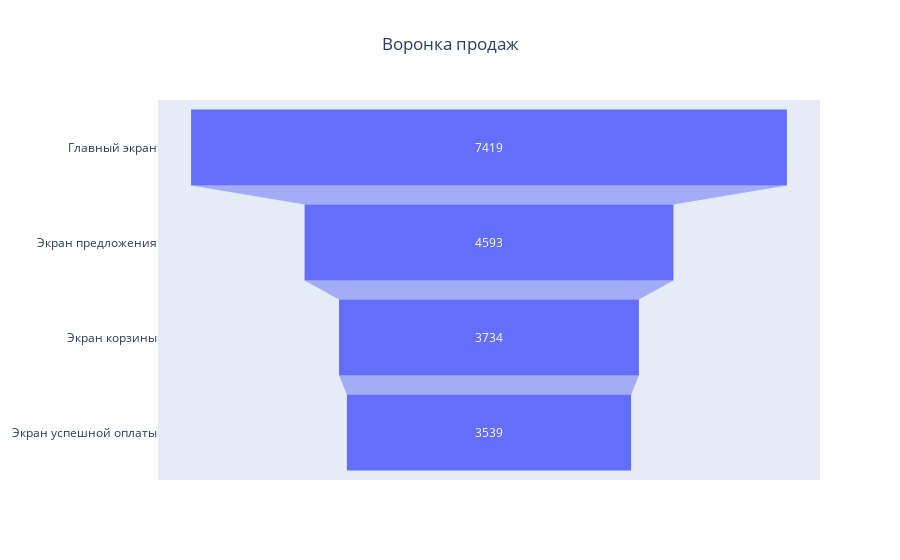

Notebook code for this chart:
### Code cell
#построим воронку продаж без учета шага Tutorial, он не относится непосредственно к воронке продаж.



fig = go.Figure(
    go.Funnel(
        y=[
            'Главный экран',
            'Экран предложения',
            'Экран корзины',
            'Экран успешной оплаты',
        ],
        x= funnel.loc[:4,'unique_user_count'],
    )
)

fig.update_layout(title_text='Воронка продаж', title_x=0.5)
fig.show()

### Figure 1 — Plotly figure (JSON) as saved in the notebook; plotly's stock layout.template omitted (floating-point values rounded to 4 significant figures)
{"data": [{"type": "funnel", "x": [7419, 4593, 3734, 3539, 840], "y": ["Главный экран", "Экран предложения", "Экран корзины", "Экран успешной оплаты"]}], "layout": {"title": {"text": "Воронка продаж", "x": 0.5}}}
